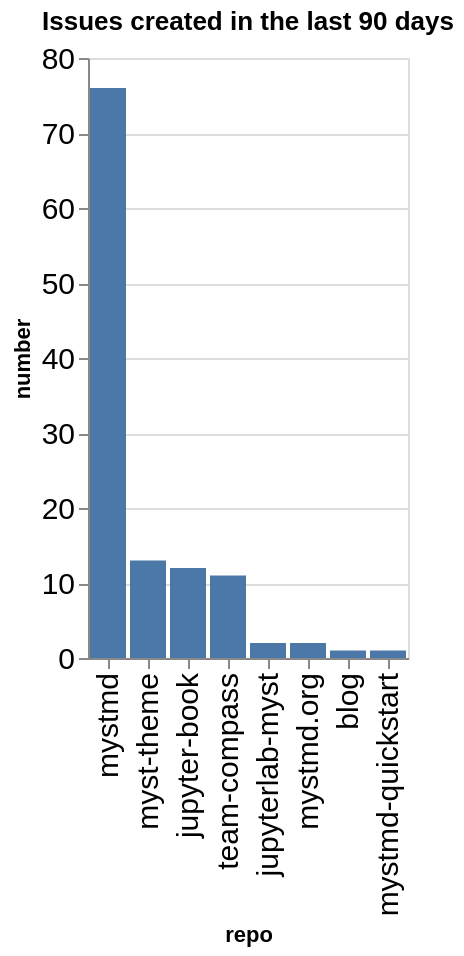

Notebook cell for this chart:
### Code cell
created_counts = created.groupby(['org', 'repo']).count()['number'].reset_index()
created_counts['org/repo'] = created_counts.apply(lambda a: a['org'] + '/' + a['repo'], axis=1)
sorted_vals = created_counts.sort_values(['org', 'number'], ascending=False)['repo'].values
alt.Chart(data=created_counts, title=f"Issues created in the last {n_days} days").mark_bar().encode(
    x=alt.X('repo', sort=alt.Sort(sorted_vals.tolist())),
    y='number',
)

### Figure 1 — Vega-Lite specification as saved in the notebook (floating-point values rounded to 4 significant figures)
{"config": {"axisLeft": {"labelFontSize": 15}, "axisBottom": {"labelFontSize": 15}}, "data": {"name": "data-d4404c1ca1f04efc925b0357b838ecf3"}, "mark": {"type": "bar"}, "encoding": {"x": {"field": "repo", "sort": ["mystmd", "myst-theme", "jupyter-book", "team-compass", "jupyterlab-myst", "mystmd.org", "blog", "mystmd-quickstart"], "type": "nominal"}, "y": {"field": "number", "type": "quantitative"}}, "title": "Issues created in the last 90 days", "$schema": "https://vega.github.io/schema/vega-lite/v5.20.1.json", "datasets": {"data-d4404c1ca1f04efc925b0357b838ecf3": [{"org": "jupyter-book", "repo": "blog", "number": 1, "org/repo": "jupyter-book/blog"}, {"org": "jupyter-book", "repo": "jupyter-book", "number": 12, "org/repo": "jupyter-book/jupyter-book"}, {"org": "jupyter-book", "repo": "jupyterlab-myst", "number": 2, "org/repo": "jupyter-book/jupyterlab-myst"}, {"org": "jupyter-book", "repo": "myst-theme", "number": 13, "org/repo": "jupyter-book/myst-theme"}, {"org": "jupyter-book", "repo": "mystmd", "number": 76, "org/repo": "jupyter-book/mystmd"}, {"org": "jupyter-book", "repo": "mystmd-quickstart", "number": 1, "org/repo": "jupyter-book/mystmd-quickstart"}, {"org": "jupyter-book", "repo": "mystmd.org", "number": 2, "org/repo": "jupyter-book/mystmd.org"}, {"org": "jupyter-book", "repo": "team-compass", "number": 11, "org/repo": "jupyter-book/team-compass"}]}}
